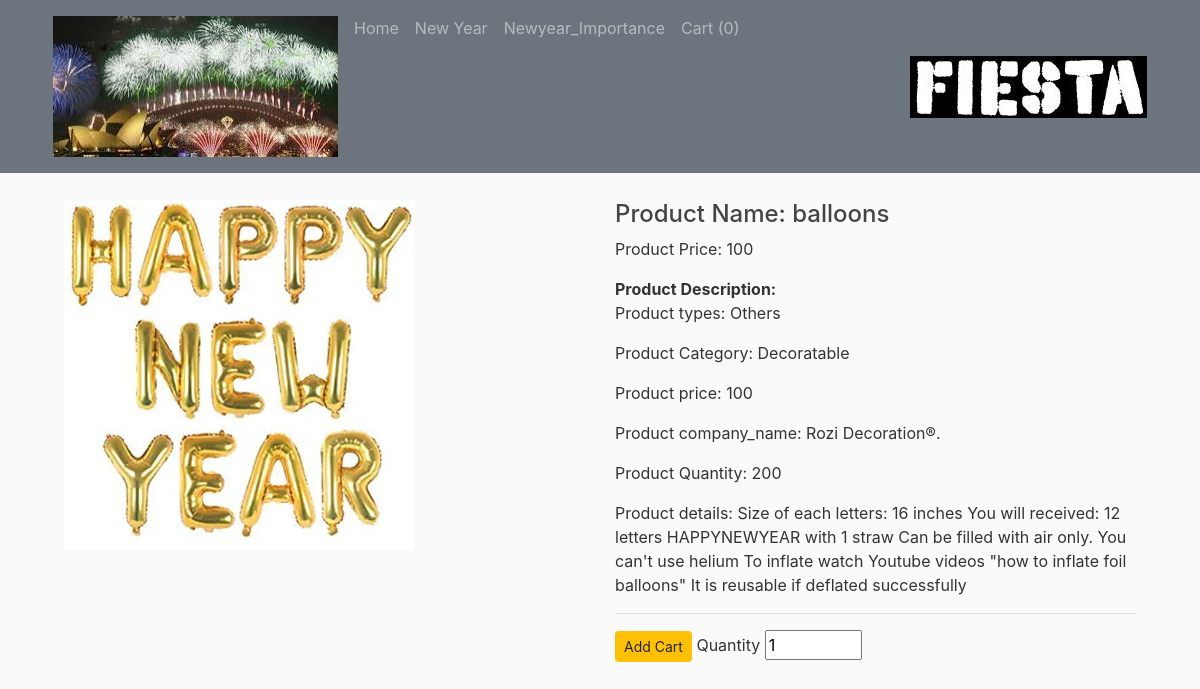
The app's page /newyear/1 with its own data.
### database.py (models this page shows, shortened)
class Newyear(db.Model,UserMixin):
	id = db.Column(db.Integer,primary_key=True)
	image = db.Column(db.String(120),nullable=False)
	name = db.Column(db.String(120),nullable=False,unique=True)
	types = db.Column(db.String(120),nullable=False)
	category = db.Column(db.String(120),nullable=False)
	price = db.Column(db.Integer,nullable=False)
	companyname = db.Column(db.String(120),nullable=False)
	quantity = db.Column(db.Integer,nullable=False)
	detail = db.Column(db.String(200),nullable=False)
	username = db.Column(db.String(120),nullable=False)

### new.py (the view)
@app.route('/newyear/<int:id>')
def single_page7(id):
	product=Newyear.query.get_or_404(id)
	return render_template('single_page7.html',products=product)

### template/single_page7.html (shortened to what this page needs)
<!DOCTYPE html>
<html>
<head>
    <link rel="stylesheet" href="https://stackpath.bootstrapcdn.com/bootstrap/4.4.1/css/bootstrap.min.css">
    <link rel="stylesheet" type="text/css" href="{{url_for('static', filename='main.css')}}">
</head>
<body >
  <nav class="navbar navbar-expand-md navbar-dark bg-secondary fixed-top"  >
    <div class="container">
      <div class="collapse navbar-collapse" id="navbarToggle">
         <div class="navbar-nav mr-auto" >
          <img class="nav-item nav-link"  src="{{url_for('static', filename='newyear/ne1.jpg')}}"  />
          <div class="navbar-nav mr-auto" >
          <a class="nav-item nav-link" href="/home1" >Home</a>
          <a class="nav-item nav-link" href="/newyear" >New Year</a>
          <a class="nav-item nav-link" href="/newyearimp">Newyear_Importance</a>
          <a class="nav-link" href="/carts" tableindex="-1" >Cart ({{session['Shoppingcart']|length}})</a>
        </div>
        </div>
        <div class="navbar-nav ">
            <img class="nav-item nav-link" src="{{url_for('static', filename='new3.jpg')}}" />
         </div>
      </div>
    </div>
  </nav>
	<main role="main" class="container">
  <div class="container mt-5">
    <div class="row">
      <div class="col-md-6" id="b_image">
        <img src="{{url_for('static',filename=products.image)}}" alt="{{products.name}}" width="350" height="350">
      </div>
      <div class="col-md-6">
        <h4>Product Name: {{products.name}}</h4>
        <p>Product Price: {{products.price}}</p>
        <b>Product Description:</b>
        <p>Product types: {{products.types}}</p>
        <p>Product Category: {{products.category}}</p>
        <p>Product price: {{products.price}}</p>
        <p>Product company_name: {{products.companyname}}</p>
        <p>Product Quantity: {{products.quantity}}</p>
        <p>Product details: {{products.detail}}</p>
      <hr>
        <form action="{{url_for('AddCart')}}" method="post">
          <button type="submit" name="onsubmit" value="7" class="btn btn-sm btn-warning">Add Cart</button>
          <label for="">Quantity</label>
          <input type="number" name="quantity" id="" value="1" min="1" max="{{products.quantity}}">
        </form>
      </div>
    </div>
  </div>
</main>
</body>
</html>

### static/main.css (style rules this page uses)
body { background: #fafafa; color: #333333; margin-top: 5rem; }
h1, h2, h3, h4, h5, h6 { color: #444444; }
.row { display: flex; flex-wrap: wrap; padding: 0 4px; }

### records on screen
Newyear: image (picture), name "balloons", price "100", types "Others", category "Decoratable", companyname "Rozi Decoration®.", quantity "200", detail "Size of each letters: 16 inches You will received: 12 letters HAPPYNEWYEAR with 1 straw Can be filled with air only. You can't use helium To inflate watch Youtube videos \"how to inflate foil balloons\" It is reusable if deflated successfully"

### other values on screen
{{ session['Shoppingcart']|length }} "0"
